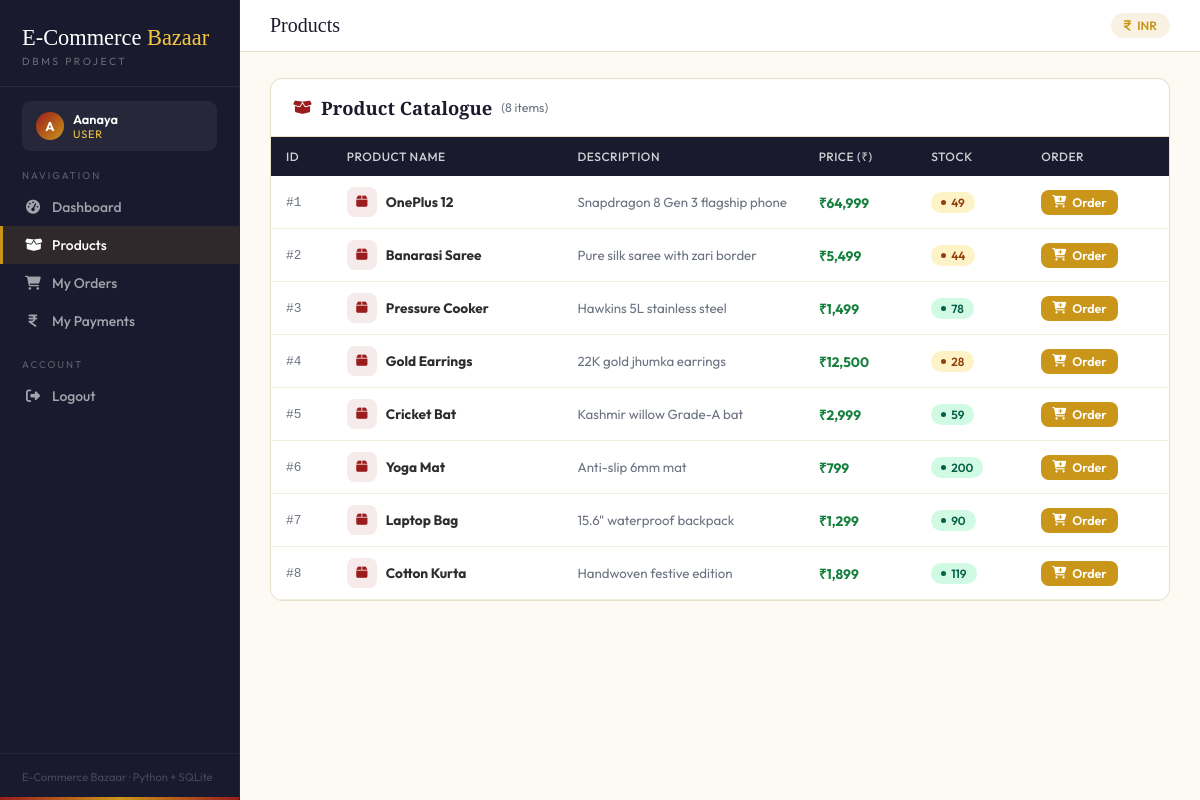
/products (signed in), run on the app's committed database.
### tables this page shows
CREATE TABLE products (
        product_id   INTEGER PRIMARY KEY AUTOINCREMENT,
        product_name TEXT NOT NULL,
        description  TEXT,
        price        REAL NOT NULL CHECK(price >= 0),
        stock        INTEGER NOT NULL DEFAULT 0 CHECK(stock >= 0),
        created_at   TEXT NOT NULL DEFAULT (datetime('now','localtime'))
    );

### app.py (the view)
@app.route("/products")
@login_required
def products():
    con = db()
    prods = con.execute("SELECT * FROM products ORDER BY product_id").fetchall()
    con.close()
    return render_template("products.html", products=prods)

### app.py (called while the page is built)
def db():
    con = sqlite3.connect(DB)
    con.row_factory = sqlite3.Row
    con.execute("PRAGMA foreign_keys = ON")
    return con

def login_required(f):
    @wraps(f)
    def wrapper(*a, **kw):
        if "user_id" not in session:
            return redirect(url_for("login"))
        return f(*a, **kw)
    return wrapper

### templates/products.html (shortened to what this page needs)
{% extends "base.html" %}
{% block page_title %}Products{% endblock %}
{% block content %}
<div class="card">
  <div class="card-hd">
    <h2><i class="fa-solid fa-box-open"></i> Product Catalogue <span class="rec-count">({{ products|length }} items)</span></h2>
  </div>
  <div class="tbl-wrap">
    <table>
      <thead>
        <tr>
          <th>ID</th><th>Product Name</th><th>Description</th>
          <th>Price (₹)</th><th>Stock</th>
          {% if session.role!='admin' %}<th>Order</th>{% else %}<th>Actions</th>{% endif %}
        </tr>
      </thead>
      <tbody>
        {% for p in products %}
        <tr>
          <td class="mono">#{{ p.product_id }}</td>
          <td>
            <div class="av-cell">
              <div style="width:30px;height:30px;border-radius:8px;background:rgba(155,28,28,.09);display:flex;align-items:center;justify-content:center;color:var(--crimson);flex-shrink:0">
                <i class="fa-solid fa-box" style="font-size:.8rem"></i>
              </div>
              <strong>{{ p.product_name }}</strong>
            </div>
          </td>
          <td style="color:var(--gray);font-size:.83rem;max-width:180px">{{ p.description or '—' }}</td>
          <td class="amt">₹{{ "{:,.0f}".format(p.price) }}</td>
          <td>
            {% if p.stock > 50 %}<span class="badge b-delivered">{{ p.stock }}</span>
            {% elif p.stock > 10 %}<span class="badge b-processing">{{ p.stock }}</span>
            {% else %}<span class="badge b-pending">{{ p.stock }} low</span>{% endif %}
          </td>
          <td>
            {% if session.role != 'admin' %}
              {% if p.stock > 0 %}
              <button class="btn btn-gold btn-sm" onclick="openModal('order_{{ p.product_id }}')">
                <i class="fa-solid fa-cart-plus"></i> Order
              </button>
              {% else %}
              <span class="badge b-pending">Out of Stock</span>
              {% endif %}
            {% endif %}
          </td>
        </tr>
        {% else %}
        <tr class="empty"><td colspan="6">No products available.</td></tr>
        {% endfor %}
      </tbody>
    </table>
  </div>
</div>
{% endblock %}

### templates/base.html (style rules this page uses)
:root { --crimson:#9B1C1C;--crimson-d:#7F1D1D;--crimson-lt:#EF4444; --gold:#C9961A;--gold-lt:#F4C842; --ivory:#FDFAF4;--cream:#F5EFE0; --navy:#1A1A2E;--ink:#2D2D2D; --gray:#6B7280;--border:#E8DFC8; --green:#15803D;--green-lt:#D1FAE5; --blue:#1D4ED8;--blue-lt:#DBEAFE; --red-lt:#FEE2E2; --sidebar:240px;--r:12px; }
* { margin:0;padding:0;box-sizing:border-box }
body { font-family:'Outfit',sans-serif;background:var(--ivory);color:var(--ink);display:flex;min-height:100vh }
.card { background:#fff;border-radius:var(--r);border:1px solid var(--border);overflow:hidden;margin-bottom:20px }
.card-hd { padding:16px 22px;border-bottom:1px solid var(--border); display:flex;align-items:center;justify-content:space-between;flex-wrap:wrap;gap:10px; }
.card-hd h2 { font-family:'Cormorant Garamond',serif;font-size:1.15rem;color:var(--navy);display:flex;align-items:center;gap:9px }
.card-hd h2 i { color:var(--crimson);font-size:.95rem }
.rec-count { font-size:.78rem;color:var(--gray);font-family:'Outfit',sans-serif;font-weight:400 }
.tbl-wrap { overflow-x:auto }
table { width:100%;border-collapse:collapse;font-size:.855rem }
thead th { background:var(--navy);color:rgba(255,255,255,.8); padding:11px 15px;text-align:left;font-weight:500; font-size:.75rem;letter-spacing:.5px;text-transform:uppercase; }
tbody tr { border-bottom:1px solid #F3EDE0;transition:.12s }
tbody td { padding:11px 15px;vertical-align:middle }
.mono { font-family:monospace;font-size:.8rem;color:var(--gray) }
.amt { font-weight:700;color:var(--green) }
.badge { display:inline-flex;align-items:center;gap:5px; padding:3px 10px;border-radius:99px;font-size:.74rem;font-weight:600; }
.badge::before { content:'';width:5px;height:5px;border-radius:50%;background:currentColor }
.b-delivered,.b-paid { background:#d1fae5;color:#065f46 }
.b-processing { background:#fef3c7;color:#92400e }
.btn { display:inline-flex;align-items:center;gap:6px;padding:8px 16px;border-radius:8px;font-family:'Outfit',sans-serif;font-size:.84rem;font-weight:600;cursor:pointer;border:none;text-decoration:none;transition:.18s }
.btn-gold { background:var(--gold);color:#fff }
.btn-sm { padding:5px 11px;font-size:.78rem }
.av-cell { display:flex;align-items:center;gap:9px }

### data on the page
products: product_id "1", product_name "OnePlus 12", description "Snapdragon 8 Gen 3 flagship phone", price "64,999", stock "49"
products: product_id "2", product_name "Banarasi Saree", description "Pure silk saree with zari border", price "5,499", stock "44"
products: product_id "3", product_name "Pressure Cooker", description "Hawkins 5L stainless steel", price "1,499", stock "78"
products: product_id "4", product_name "Gold Earrings", description "22K gold jhumka earrings", price "12,500", stock "28"
products: product_id "5", product_name "Cricket Bat", description "Kashmir willow Grade-A bat", price "2,999", stock "59"
products: product_id "6", product_name "Yoga Mat", description "Anti-slip 6mm mat", price "799", stock "200"
products: product_id "7", product_name "Laptop Bag", description "15.6\" waterproof backpack", price "1,299", stock "90"
products: product_id "8", product_name "Cotton Kurta", description "Handwoven festive edition", price "1,899", stock "119"

### other printed values
{{ session.user_name[0].upper() }} "A"
{{ session.user_name }} "Aanaya"
{{ session.role }} "USER"
{{ products|length }} "8"
